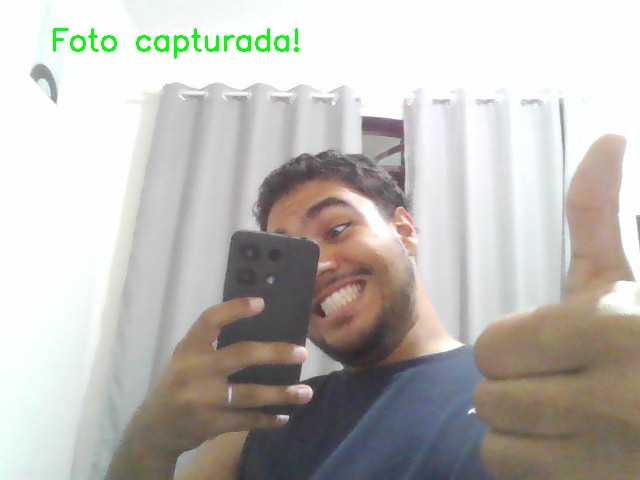
#> input picture final_project/captura.jpg, 640 x 480 px
$ python teste.py
#> lines starting #> are read from the running program, lines starting #| are printed output that depends on the picture
import cv2

# Carregar as imagens
foto = cv2.imread('captura.jpg')
#> foto is the input picture: shape (480, 640, 3); mean B, G, R 182.9, 187.6, 189.9
moldura = cv2.imread('moldura.png', cv2.IMREAD_UNCHANGED)  # usar UNCHANGED para PNG com alfa
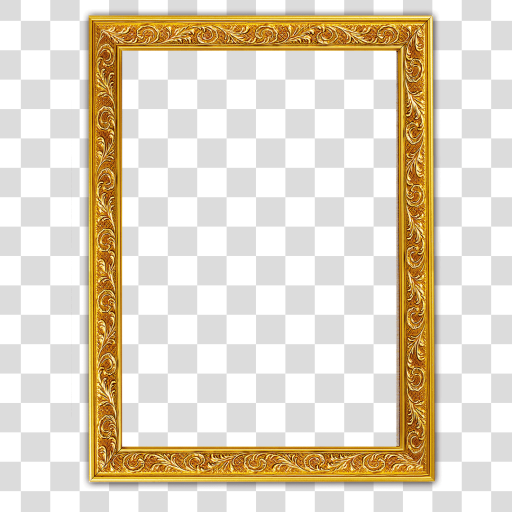
#> input picture final_project/moldura.png, 1024 x 1024 px (shown at 1/2 size)
#> moldura is the input picture: shape (1024, 1024, 3); mean B, G, R 197, 215.6, 226.2

# Definir posição e tamanho da área da moldura onde a foto será inserida
# Exemplo: canto superior esquerdo (x, y) = (100, 100), tamanho 300x400 px
x, y, w, h = 200, 100, 600, 800

# Redimensionar a foto para caber no espaço
foto_redimensionada = cv2.resize(foto, (w, h))
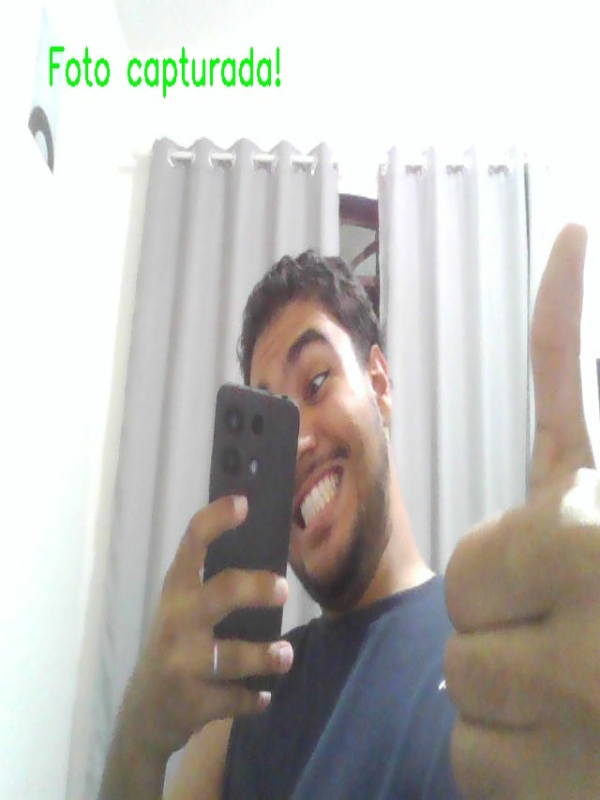
#> foto_redimensionada: shape (800, 600, 3); mean B, G, R 182.9, 187.6, 189.9

# Se a moldura tem canal alfa
if moldura.shape[2] == 4:
    # Separar canais
    moldura_rgb = moldura[:, :, :3]
    moldura_alpha = moldura[:, :, 3] / 255.0

    # Colocar a foto no local desejado da moldura
    moldura_rgb[y:y+h, x:x+w] = foto_redimensionada

    # Recompor canais com alfa
    moldura_final = cv2.merge((moldura_rgb, (moldura_alpha*255).astype('uint8')))
else:
    # Apenas insere a foto no local desejado da moldura (sem transparência)
    moldura[y:y+h, x:x+w] = foto_redimensionada
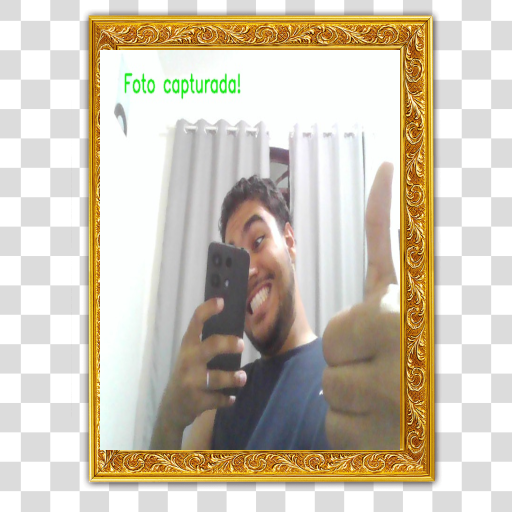
#> moldura: shape (1024, 1024, 3) (shown at 1/2 size); mean B, G, R 180.3, 197.5, 206.9
    moldura_final = moldura

# Salvar ou mostrar o resultado
cv2.imwrite('foto_na_moldura.png', moldura_final)
cv2.imshow('Resultado', moldura_final)
cv2.waitKey(0)
cv2.destroyAllWindows()
